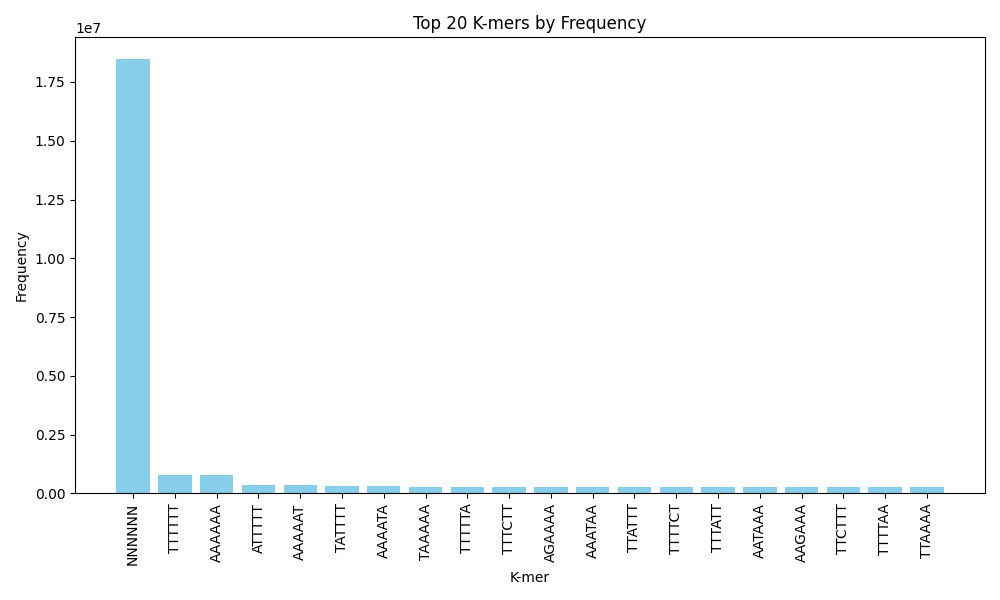

Here is the Python script that generated this plot:
import pandas as pd
import matplotlib.pyplot as plt

# Function to plot the bar plot of top k-mers by frequency
def plot_kmer_barplot(input_file, top_k=20):
    # Read the data
    df = pd.read_csv(input_file, header=None, names=["kmer", "frequency"])

    # Convert frequency column to numeric
    df['frequency'] = pd.to_numeric(df['frequency'], errors='coerce')

    # Sort the DataFrame by frequency and select top_k
    df_sorted = df.sort_values(by="frequency", ascending=False).head(top_k)

    # Plot the bar plot
    plt.figure(figsize=(10, 6))
    plt.bar(df_sorted['kmer'], df_sorted['frequency'], color='skyblue')
    plt.xlabel('K-mer')
    plt.ylabel('Frequency')
    plt.title(f'Top {top_k} K-mers by Frequency')
    plt.xticks(rotation=90)
    plt.tight_layout()  # Adjust layout to prevent clipping
    plt.show()

    # Optionally, save the plot as an image
    plt.savefig("kmer_barplot.png")

# Example usage
input_file = "results_with_omp.txt"
plot_kmer_barplot(input_file)

